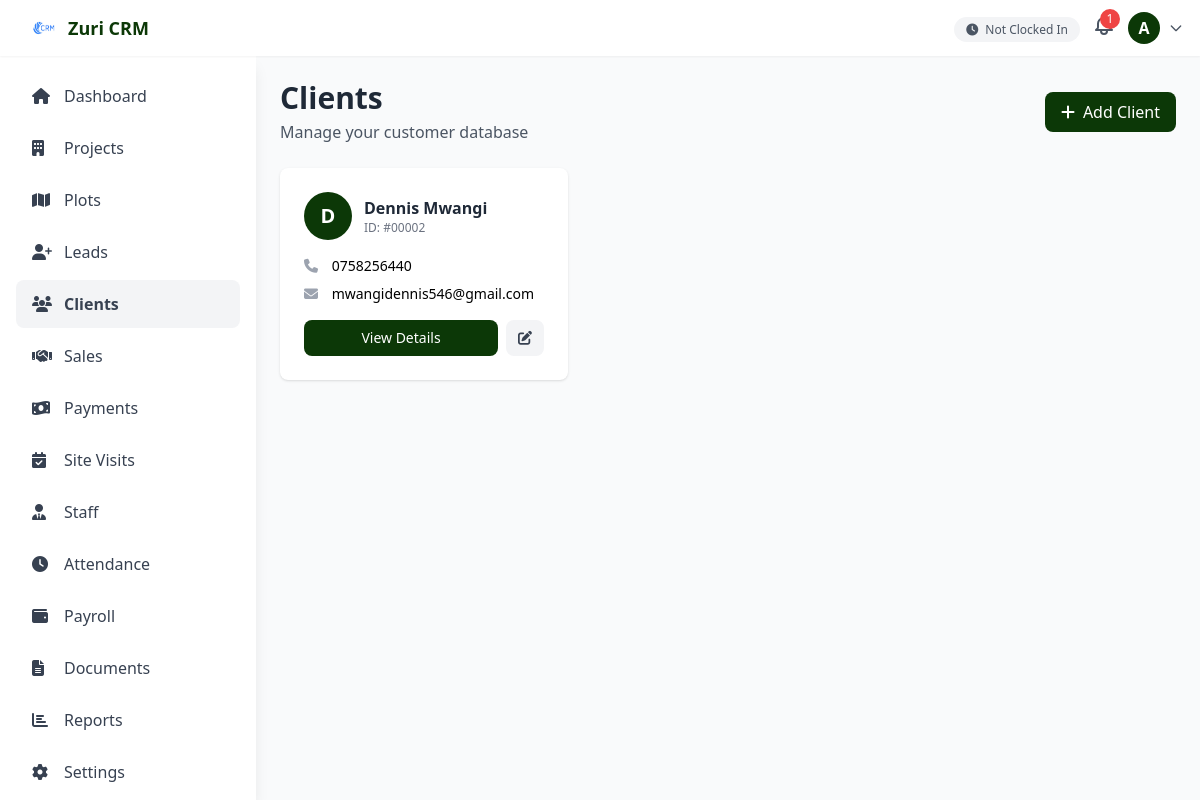
The page /clients.php (signed in) on the database its author committed.
### tables this page shows
CREATE TABLE `settings` (
  `id` int NOT NULL,
  `site_name` varchar(255) DEFAULT 'Zuri CRM',
  `primary_color` varchar(7) DEFAULT '#0C3807',
  `secondary_color` varchar(7) DEFAULT '#FF6B35',
  `contact_email` varchar(255) DEFAULT NULL,
  `contact_phone` varchar(20) DEFAULT NULL,
  `contact_address` text,
  `office_latitude` decimal(10,8) DEFAULT NULL,
  `office_longitude` decimal(11,8) DEFAULT NULL,
  `office_radius` int DEFAULT '100',
  `logo_path` varchar(255) DEFAULT '/logo.png',
  `updated_at` timestamp NOT NULL DEFAULT CURRENT_TIMESTAMP ON UPDATE CURRENT_TIMESTAMP
);

CREATE TABLE `clients` (
  `id` int NOT NULL,
  `full_name` varchar(255) NOT NULL,
  `email` varchar(255) DEFAULT NULL,
  `phone` varchar(20) NOT NULL,
  `id_number` varchar(50) DEFAULT NULL,
  `address` text,
  `assigned_agent` int DEFAULT NULL,
  `lead_id` int DEFAULT NULL,
  `created_at` timestamp NOT NULL DEFAULT CURRENT_TIMESTAMP,
  `updated_at` timestamp NOT NULL DEFAULT CURRENT_TIMESTAMP ON UPDATE CURRENT_TIMESTAMP
);

### config.php (called while the page is built, shortened)
<?php
try {
    $pdo = new PDO(
        "mysql:host=" . DB_HOST . ";dbname=" . DB_NAME . ";charset=utf8mb4",
        DB_USER,
        DB_PASS,
        [
            PDO::ATTR_ERRMODE => PDO::ERRMODE_EXCEPTION,
            PDO::ATTR_DEFAULT_FETCH_MODE => PDO::FETCH_ASSOC,
            PDO::ATTR_EMULATE_PREPARES => false,
        ]
    );
} catch (PDOException $e) {
    error_log("Database connection failed: " . $e->getMessage());
    die("System error. Please contact administrator.");
}
function isLoggedIn() {
    return isset($_SESSION['user_id']);
}
function getUserRole() {
    return $_SESSION['user_role'] ?? null;
}
function getUserName() {
    return $_SESSION['user_name'] ?? null;
}
function hasPermission($module, $action = 'view') {
    global $pdo;
    $role = getUserRole();
    $column = 'can_' . $action;
    $stmt = $pdo->prepare("SELECT $column FROM role_permissions WHERE role = ? AND module = ?");
    $stmt->execute([$role, $module]);
    $result = $stmt->fetch();
    return $result && $result[$column] == 1;
}
function sanitize($data) {
    return htmlspecialchars(trim($data), ENT_QUOTES, 'UTF-8');
}
function getSettings() {
    global $pdo;
    static $settings = null;
    if ($settings === null) {
        $stmt = $pdo->query("SELECT * FROM settings WHERE id = 1");
        $settings = $stmt->fetch();
    }
    return $settings;
}

### clients.php (the view, shortened to what this page needs)
<?php
require_once 'config.php';
$stmt = $pdo->query("SELECT c.*, u.full_name as agent_name FROM clients c LEFT JOIN users u ON c.assigned_agent = u.id ORDER BY c.created_at DESC");
$clients = $stmt->fetchAll();
include 'includes/header.php';
?>
<div class="p-4 md:p-6 pb-20 md:pb-6">
    <?php if ($action === 'list'): ?>
        <div class="flex flex-col md:flex-row md:items-center md:justify-between mb-6">
            <div>
                <h1 class="text-2xl md:text-3xl font-bold text-gray-800">Clients</h1>
                <p class="text-gray-600 mt-1">Manage your customer database</p>
            </div>
            <?php if (hasPermission('clients', 'create')): ?>
            <a href="/clients.php?action=create" class="mt-4 md:mt-0 inline-flex items-center px-4 py-2 bg-primary text-white rounded-lg hover:opacity-90 transition">
                <i class="fas fa-plus mr-2"></i>
                <span>Add Client</span>
            </a>
            <?php endif; ?>
        </div>
        <div class="grid grid-cols-1 md:grid-cols-2 lg:grid-cols-3 gap-4">
            <?php foreach ($clients as $c): ?>
            <div class="bg-white rounded-lg shadow hover:shadow-lg transition p-6">
                <div class="flex items-start justify-between mb-4">
                    <div class="flex items-center space-x-3">
                        <div class="w-12 h-12 rounded-full bg-primary text-white flex items-center justify-center text-xl font-bold">
                            <?php echo strtoupper(substr($c['full_name'], 0, 1)); ?>
                        </div>
                        <div>
                            <h3 class="font-bold text-gray-800"><?php echo sanitize($c['full_name']); ?></h3>
                            <p class="text-xs text-gray-500">ID: #<?php echo str_pad($c['id'], 5, '0', STR_PAD_LEFT); ?></p>
                        </div>
                    </div>
                </div>
                <div class="space-y-2 mb-4">
                    <p class="text-sm">
                        <i class="fas fa-phone w-4 text-gray-400"></i>
                        <span class="ml-2"><?php echo sanitize($c['phone']); ?></span>
                    </p>
                    <?php if ($c['email']): ?>
                    <p class="text-sm">
                        <i class="fas fa-envelope w-4 text-gray-400"></i>
                        <span class="ml-2 truncate"><?php echo sanitize($c['email']); ?></span>
                    </p>
                    <?php endif; ?>
                </div>
                <div class="flex gap-2">
                    <a href="/clients.php?action=view&id=<?php echo $c['id']; ?>" class="flex-1 text-center px-3 py-2 bg-primary text-white rounded-lg text-sm hover:opacity-90 transition">
                        View Details
                    </a>
                    <?php if (hasPermission('clients', 'edit')): ?>
                    <a href="/clients.php?action=edit&id=<?php echo $c['id']; ?>" class="px-3 py-2 bg-gray-100 text-gray-700 rounded-lg text-sm hover:bg-gray-200 transition">
                        <i class="fas fa-edit"></i>
                    </a>
                    <?php endif; ?>
                </div>
            </div>
            <?php endforeach; ?>
        </div>
    <?php endif; ?>
</div>

### includes/header.php (shortened to what this page needs)
<?php
$settings = getSettings();
$userName = getUserName();
$stmt = $pdo->prepare("SELECT COUNT(*) as count FROM notifications WHERE user_id = ? AND is_read = 0");
$stmt->execute([getUserId()]);
$unreadNotifications = $stmt->fetch()['count'];
$stmt = $pdo->prepare("SELECT * FROM attendance WHERE user_id = ? AND DATE(clock_in) = CURDATE() AND clock_out IS NULL");
$stmt->execute([getUserId()]);
$isClockedIn = $stmt->fetch();
?>
<!DOCTYPE html>
<html lang="en">
<head>
    <script src="https://cdn.tailwindcss.com"></script>
    <link rel="stylesheet" href="https://cdnjs.cloudflare.com/ajax/libs/font-awesome/6.4.0/css/all.min.css">
</head>
<body class="bg-gray-50">
    <header class="bg-white shadow-sm fixed top-0 left-0 right-0 z-40">
        <div class="flex items-center justify-between px-4 py-3">
            <div class="flex items-center space-x-3">
                <div class="flex items-center space-x-2">
                    <img src="<?php echo $settings['logo_path']; ?>" alt="Logo" class="h-8 w-8">
                    <span class="font-bold text-lg hidden sm:block" style="color: var(--primary-color);">
                        <?php echo sanitize($settings['site_name']); ?>
                    </span>
                </div>
            </div>
            <div class="flex items-center space-x-3">
                <?php if (hasPermission('attendance', 'create')): ?>
                <div class="hidden sm:block">
                    <?php if ($isClockedIn): ?>
                        <span class="text-xs px-3 py-1 rounded-full bg-green-100 text-green-800 font-semibold">
                            <i class="fas fa-clock mr-1"></i> Clocked In
                        </span>
                    <?php else: ?>
                        <span class="text-xs px-3 py-1 rounded-full bg-gray-100 text-gray-600">
                            <i class="fas fa-clock mr-1"></i> Not Clocked In
                        </span>
                    <?php endif; ?>
                </div>
                <?php endif; ?>
                <div class="relative notification-container">
                    <button onclick="toggleNotifications(event)" class="relative text-gray-600 hover:text-gray-900">
                        <?php if ($unreadNotifications > 0): ?>
                            <span class="absolute -top-1 -right-1 bg-red-500 text-white text-xs rounded-full h-5 w-5 flex items-center justify-center">
                                <?php echo $unreadNotifications > 9 ? '9+' : $unreadNotifications; ?>
                            </span>
                        <?php endif; ?>
                    </button>
                </div>
                <div class="relative user-container">
                    <button onclick="toggleUserMenu(event)" class="flex items-center space-x-2">
                        <div class="w-8 h-8 rounded-full bg-primary text-white flex items-center justify-center font-semibold">
                            <?php echo strtoupper(substr($userName, 0, 1)); ?>
                        </div>
                        <svg class="w-4 h-4 text-gray-600 hidden sm:block" fill="none" stroke="currentColor" viewBox="0 0 24 24">
                            <path stroke-linecap="round" stroke-linejoin="round" stroke-width="2" d="M19 9l-7 7-7-7"></path>
                        </svg>
                    </button>
                </div>
            </div>
        </div>
    </header>
    <aside id="sidebar" class="sidebar fixed left-0 top-14 bottom-0 w-64 bg-white shadow-lg z-30 md:top-14 overflow-y-auto">
        <nav class="p-4 space-y-1">
            <a href="/dashboard.php" class="flex items-center space-x-3 px-4 py-3 rounded-lg text-gray-700 hover:bg-gray-100 <?php echo basename($_SERVER['PHP_SELF']) == 'dashboard.php' ? 'bg-gray-100 font-semibold' : ''; ?>">
                <i class="fas fa-home w-5"></i>
                <span>Dashboard</span>
            </a>
            <?php if (hasPermission('projects', 'view')): ?>
            <a href="/projects.php" class="flex items-center space-x-3 px-4 py-3 rounded-lg text-gray-700 hover:bg-gray-100 <?php echo basename($_SERVER['PHP_SELF']) == 'projects.php' ? 'bg-gray-100 font-semibold' : ''; ?>">
                <i class="fas fa-building w-5"></i>
                <span>Projects</span>
            </a>
            <?php endif; ?>
            <?php if (hasPermission('plots', 'view')): ?>
            <a href="/plots.php" class="flex items-center space-x-3 px-4 py-3 rounded-lg text-gray-700 hover:bg-gray-100 <?php echo basename($_SERVER['PHP_SELF']) == 'plots.php' ? 'bg-gray-100 font-semibold' : ''; ?>">
                <i class="fas fa-map w-5"></i>
                <span>Plots</span>
            </a>
            <?php endif; ?>
            <?php if (hasPermission('leads', 'view')): ?>
            <a href="/leads.php" class="flex items-center space-x-3 px-4 py-3 rounded-lg text-gray-700 hover:bg-gray-100 <?php echo basename($_SERVER['PHP_SELF']) == 'leads.php' ? 'bg-gray-100 font-semibold' : ''; ?>">
                <i class="fas fa-user-plus w-5"></i>
                <span>Leads</span>
            </a>
            <?php endif; ?>
            <?php if (hasPermission('clients', 'view')): ?>
            <a href="/clients.php" class="flex items-center space-x-3 px-4 py-3 rounded-lg text-gray-700 hover:bg-gray-100 <?php echo basename($_SERVER['PHP_SELF']) == 'clients.php' ? 'bg-gray-100 font-semibold' : ''; ?>">
                <i class="fas fa-users w-5"></i>
                <span>Clients</span>
            </a>
            <?php endif; ?>
            <?php if (hasPermission('sales', 'view')): ?>
            <a href="/sales.php" class="flex items-center space-x-3 px-4 py-3 rounded-lg text-gray-700 hover:bg-gray-100 <?php echo basename($_SERVER['PHP_SELF']) == 'sales.php' ? 'bg-gray-100 font-semibold' : ''; ?>">
                <i class="fas fa-handshake w-5"></i>
                <span>Sales</span>
            </a>
            <?php endif; ?>
            <?php if (hasPermission('payments', 'view')): ?>
            <a href="/payments.php" class="flex items-center space-x-3 px-4 py-3 rounded-lg text-gray-700 hover:bg-gray-100 <?php echo basename($_SERVER['PHP_SELF']) == 'payments.php' ? 'bg-gray-100 font-semibold' : ''; ?>">
                <i class="fas fa-money-bill-wave w-5"></i>
                <span>Payments</span>
            </a>
            <?php endif; ?>
            <?php if (hasPermission('site_visits', 'view')): ?>
            <a href="/site-visits.php" class="flex items-center space-x-3 px-4 py-3 rounded-lg text-gray-700 hover:bg-gray-100 <?php echo basename($_SERVER['PHP_SELF']) == 'site-visits.php' ? 'bg-gray-100 font-semibold' : ''; ?>">
                <i class="fas fa-calendar-check w-5"></i>
                <span>Site Visits</span>
            </a>
            <?php endif; ?>
            <?php if (hasPermission('users', 'view')): ?>
            <a href="/users.php" class="flex items-center space-x-3 px-4 py-3 rounded-lg text-gray-700 hover:bg-gray-100 <?php echo basename($_SERVER['PHP_SELF']) == 'users.php' ? 'bg-gray-100 font-semibold' : ''; ?>">
                <i class="fas fa-user-tie w-5"></i>
                <span>Staff</span>
            </a>
            <?php endif; ?>
            <?php if (hasPermission('attendance', 'view')): ?>
            <a href="/attendance.php" class="flex items-center space-x-3 px-4 py-3 rounded-lg text-gray-700 hover:bg-gray-100 <?php echo basename($_SERVER['PHP_SELF']) == 'attendance.php' ? 'bg-gray-100 font-semibold' : ''; ?>">
                <i class="fas fa-clock w-5"></i>
                <span>Attendance</span>
            </a>
            <?php endif; ?>
            <?php if (hasPermission('payroll', 'view')): ?>
            <a href="/payroll.php" class="flex items-center space-x-3 px-4 py-3 rounded-lg text-gray-700 hover:bg-gray-100 <?php echo basename($_SERVER['PHP_SELF']) == 'payroll.php' ? 'bg-gray-100 font-semibold' : ''; ?>">
                <i class="fas fa-wallet w-5"></i>
                <span>Payroll</span>
            </a>
            <?php endif; ?>
            <?php if (hasPermission('documents', 'view')): ?>
            <a href="/documents.php" class="flex items-center space-x-3 px-4 py-3 rounded-lg text-gray-700 hover:bg-gray-100 <?php echo basename($_SERVER['PHP_SELF']) == 'documents.php' ? 'bg-gray-100 font-semibold' : ''; ?>">
                <i class="fas fa-file-alt w-5"></i>
                <span>Documents</span>
            </a>
            <?php endif; ?>
            <?php if (hasPermission('reports', 'view')): ?>
            <a href="/reports.php" class="flex items-center space-x-3 px-4 py-3 rounded-lg text-gray-700 hover:bg-gray-100 <?php echo basename($_SERVER['PHP_SELF']) == 'reports.php' ? 'bg-gray-100 font-semibold' : ''; ?>">
                <i class="fas fa-chart-bar w-5"></i>
                <span>Reports</span>
            </a>
            <?php endif; ?>
            <?php if (hasPermission('settings', 'view')): ?>
            <a href="/settings.php" class="flex items-center space-x-3 px-4 py-3 rounded-lg text-gray-700 hover:bg-gray-100 <?php echo basename($_SERVER['PHP_SELF']) == 'settings.php' ? 'bg-gray-100 font-semibold' : ''; ?>">
                <i class="fas fa-cog w-5"></i>
                <span>Settings</span>
            </a>
            <?php endif; ?>
        </nav>
    </aside>
    <main class="pt-14 md:ml-64">

### rows shown on the page
settings: logo_path (picture), site_name "Zuri CRM"
clients: full_name "D", full_name "Dennis Mwangi", id "00002", phone "0758256440", email "mwangidennis546@gmail.com"

### other values the page prints
$unreadNotifications "1"
substr($userName, 0, 1) "A"
